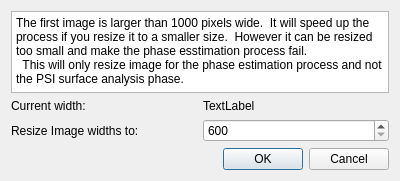
<?xml version="1.0" encoding="UTF-8"?>
<ui version="4.0">
 <class>PSIResizeImagesDlg</class>
 <widget class="QDialog" name="PSIResizeImagesDlg">
  <property name="geometry">
   <rect>
    <x>0</x>
    <y>0</y>
    <width>400</width>
    <height>181</height>
   </rect>
  </property>
  <property name="windowTitle">
   <string>Resize PSI Images</string>
  </property>
  <layout class="QVBoxLayout" name="verticalLayout">
   <item>
    <widget class="QTextEdit" name="textEdit">
     <property name="html">
      <string>&lt;!DOCTYPE HTML PUBLIC &quot;-//W3C//DTD HTML 4.0//EN&quot; &quot;http://www.w3.org/TR/REC-html40/strict.dtd&quot;&gt;
&lt;html&gt;&lt;head&gt;&lt;meta name=&quot;qrichtext&quot; content=&quot;1&quot; /&gt;&lt;meta charset=&quot;utf-8&quot; /&gt;&lt;style type=&quot;text/css&quot;&gt;
p, li { white-space: pre-wrap; }
&lt;/style&gt;&lt;/head&gt;&lt;body style=&quot; font-family:'Segoe UI'; font-size:9pt; font-weight:400; font-style:normal;&quot;&gt;
&lt;p style=&quot; margin-top:0px; margin-bottom:0px; margin-left:0px; margin-right:0px; -qt-block-indent:0; text-indent:0px;&quot;&gt;The first image is larger than 1000 pixels wide.  It will speed up the process if you resize it to a smaller size.  However it can be resized too small and make the phase esstimation process fail. &lt;/p&gt;
&lt;p style=&quot; margin-top:0px; margin-bottom:0px; margin-left:0px; margin-right:0px; -qt-block-indent:0; text-indent:0px;&quot;&gt;  This will only resize image for the phase estimation process and not the PSI surface analysis phase.&lt;/p&gt;&lt;/body&gt;&lt;/html&gt;</string>
     </property>
    </widget>
   </item>
   <item>
    <layout class="QHBoxLayout" name="horizontalLayout_2">
     <item>
      <widget class="QLabel" name="label_2">
       <property name="text">
        <string>Current width:</string>
       </property>
      </widget>
     </item>
     <item>
      <widget class="QLabel" name="CurrentSize">
       <property name="text">
        <string>TextLabel</string>
       </property>
      </widget>
     </item>
    </layout>
   </item>
   <item>
    <layout class="QHBoxLayout" name="horizontalLayout">
     <item>
      <widget class="QLabel" name="label">
       <property name="text">
        <string>Resize Image widths to:</string>
       </property>
      </widget>
     </item>
     <item>
      <widget class="QSpinBox" name="m_resize">
       <property name="minimum">
        <number>600</number>
       </property>
       <property name="maximum">
        <number>5000</number>
       </property>
       <property name="singleStep">
        <number>200</number>
       </property>
      </widget>
     </item>
    </layout>
   </item>
   <item>
    <spacer name="verticalSpacer">
     <property name="orientation">
      <enum>Qt::Vertical</enum>
     </property>
     <property name="sizeHint" stdset="0">
      <size>
       <width>20</width>
       <height>40</height>
      </size>
     </property>
    </spacer>
   </item>
   <item>
    <widget class="QDialogButtonBox" name="buttonBox">
     <property name="orientation">
      <enum>Qt::Horizontal</enum>
     </property>
     <property name="standardButtons">
      <set>QDialogButtonBox::Cancel|QDialogButtonBox::Ok</set>
     </property>
    </widget>
   </item>
  </layout>
 </widget>
 <resources/>
 <connections>
  <connection>
   <sender>buttonBox</sender>
   <signal>accepted()</signal>
   <receiver>PSIResizeImagesDlg</receiver>
   <slot>accept()</slot>
   <hints>
    <hint type="sourcelabel">
     <x>248</x>
     <y>254</y>
    </hint>
    <hint type="destinationlabel">
     <x>157</x>
     <y>274</y>
    </hint>
   </hints>
  </connection>
  <connection>
   <sender>buttonBox</sender>
   <signal>rejected()</signal>
   <receiver>PSIResizeImagesDlg</receiver>
   <slot>reject()</slot>
   <hints>
    <hint type="sourcelabel">
     <x>316</x>
     <y>260</y>
    </hint>
    <hint type="destinationlabel">
     <x>286</x>
     <y>274</y>
    </hint>
   </hints>
  </connection>
 </connections>
</ui>
